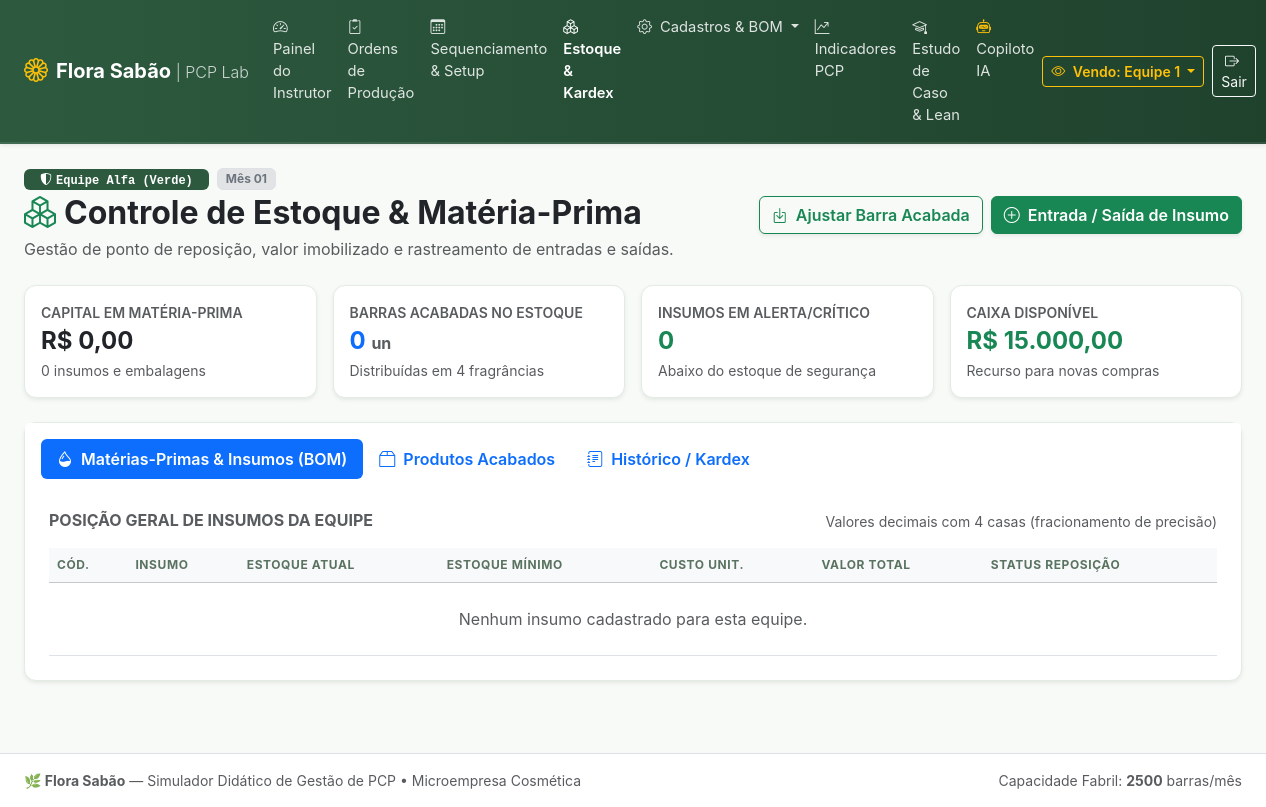
Page /pages/estoque.php (signed in) on the committed database.
### tables this page shows
CREATE TABLE `equipes` (
    `id`                  INT AUTO_INCREMENT PRIMARY KEY,
    `nome`                VARCHAR(60) NOT NULL UNIQUE,
    `codigo_acesso`       VARCHAR(40) NOT NULL UNIQUE,
    `cor_hex`             VARCHAR(10) NOT NULL DEFAULT '#2d5a3f',
    `caixa_disponivel`    DECIMAL(12,2) NOT NULL DEFAULT 15000.00,
    `score_total`         INT NOT NULL DEFAULT 0,
    `tacho_ultimo_aroma`  VARCHAR(10) NOT NULL DEFAULT 'LAV',
    `tacho_higienizado`   TINYINT(1) NOT NULL DEFAULT 1,
    `rodadas_no_vermelho` INT NOT NULL DEFAULT 0,
    `falida`              TINYINT(1) NOT NULL DEFAULT 0,
    `data_falencia`       DATETIME NULL,
    `ativo`               TINYINT(1) NOT NULL DEFAULT 1,
    `created_at`          DATETIME DEFAULT CURRENT_TIMESTAMP
);

CREATE TABLE `jogo_rodadas` (
    `id`               INT AUTO_INCREMENT PRIMARY KEY,
    `numero_rodada`    INT NOT NULL DEFAULT 1,
    `mes_ano`          VARCHAR(20) NOT NULL DEFAULT 'Mês 01',
    `status`           ENUM('aberta','processando','encerrada') NOT NULL DEFAULT 'aberta',
    `evento_titulo`    VARCHAR(100) NOT NULL DEFAULT 'Mercado Estavel',
    `evento_descricao` TEXT NULL,
    `fator_demanda`    DECIMAL(4,2) NOT NULL DEFAULT 1.00,
    `created_at`       DATETIME DEFAULT CURRENT_TIMESTAMP
);

### includes/functions.php (called while the page is built, shortened)
<?php
if (!function_exists('getRodadaAtiva')) {
    function getRodadaAtiva(PDO $pdo): array
    {
        $stmt = $pdo->query("
            SELECT *
            FROM jogo_rodadas
            WHERE status = 'aberta'
            ORDER BY numero_rodada DESC, id DESC
            LIMIT 1
        ");
        $rodada = $stmt->fetch();
        return $rodada;
    }
}

### pages/estoque.php (the view, shortened to what this page needs)
<?php
require_once __DIR__ . '/../config/database.php';
$equipe_id = getEquipeAtivaId();
$rodada_ativa = getRodadaAtiva($pdo);
$stmt_eq = $pdo->prepare("SELECT id, nome, cor_hex, caixa_disponivel FROM equipes WHERE id = ?");
$stmt_eq->execute([$equipe_id]);
$equipe_dados = $stmt_eq->fetch() ?: [
    'id' => $equipe_id,
    'nome' => 'Equipe ' . $equipe_id,
    'cor_hex' => '#2d5a3f',
    'caixa_disponivel' => 15000.00
];
$stmt_insumos = $pdo->prepare("
    SELECT id, codigo, nome, unidade, estoque_atual, estoque_minimo, custo_unitario,
           (estoque_atual * custo_unitario) AS valor_total,
           CASE
               WHEN estoque_atual <= (estoque_minimo * 0.5) THEN 'CRITICO'
               WHEN estoque_atual <= estoque_minimo THEN 'ALERTA'
               ELSE 'NORMAL'
           END AS status_nivel
    FROM insumos
    WHERE equipe_id = ?
    ORDER BY (estoque_atual / NULLIF(estoque_minimo, 0)) ASC, nome ASC
");
$stmt_insumos->execute([$equipe_id]);
$insumos = $stmt_insumos->fetchAll();
$total_capital_insumos = array_sum(array_column($insumos, 'valor_total'));
$stmt_produtos = $pdo->prepare("
    SELECT id, codigo, nome, aroma, intensidade_aroma, estoque_atual, estoque_minimo, preco_venda,
           (estoque_atual * preco_venda) AS valor_potencial,
           CASE
               WHEN estoque_atual <= estoque_minimo THEN 'ALERTA'
               ELSE 'NORMAL'
           END AS status_nivel
    FROM produtos
    WHERE equipe_id = ?
    ORDER BY codigo ASC
");
$stmt_produtos->execute([$equipe_id]);
$produtos = $stmt_produtos->fetchAll();
$total_barras_acabadas = array_sum(array_column($produtos, 'estoque_atual'));
require_once __DIR__ . '/../includes/header.php';
require_once __DIR__ . '/../includes/navbar.php';
?>
<div class="container-fluid px-4 pb-4">
    <div class="d-flex flex-column flex-md-row justify-content-between align-items-md-center gap-3 mb-4">
        <div>
            <div class="d-flex align-items-center gap-2 mb-1">
                <span class="badge text-white px-3 py-1 font-monospace" style="background-color: <?= htmlspecialchars($equipe_dados['cor_hex']) ?>;">
                    <i class="bi bi-shield-shaded me-1"></i><?= htmlspecialchars($equipe_dados['nome']) ?>
                </span>
                <span class="badge bg-secondary-subtle text-secondary border px-2 py-1">
                    <?= htmlspecialchars($rodada_ativa['mes_ano'] ?? 'Mês 01') ?>
                </span>
            </div>
            <h2 class="fw-bold mb-1 text-dark">
                <i class="bi bi-boxes text-success me-2"></i>Controle de Estoque & Matéria-Prima
            </h2>
            <p class="text-muted mb-0">Gestão de ponto de reposição, valor imobilizado e rastreamento de entradas e saídas.</p>
        </div>
        <div class="d-flex flex-wrap gap-2">
            <button class="btn btn-outline-success shadow-sm fw-semibold" data-bs-toggle="modal" data-bs-target="#modalAjusteProduto">
                <i class="bi bi-box-arrow-in-down me-1"></i> Ajustar Barra Acabada
            </button>
            <button class="btn btn-success shadow-sm fw-semibold" data-bs-toggle="modal" data-bs-target="#modalMovInsumo">
                <i class="bi bi-plus-circle me-1"></i> Entrada / Saída de Insumo
            </button>
        </div>
    </div>
    <div class="row g-3 mb-4">
        <div class="col-12 col-sm-6 col-lg-3">
            <div class="card card-custom p-3 bg-white h-100 shadow-sm">
                <span class="text-muted small text-uppercase fw-semibold">Capital em Matéria-Prima</span>
                <h4 class="fw-bold my-1 text-dark">R$ <?= number_format($total_capital_insumos, 2, ',', '.') ?></h4>
                <small class="text-muted"><?= count($insumos) ?> insumos e embalagens</small>
            </div>
        </div>
        <div class="col-12 col-sm-6 col-lg-3">
            <div class="card card-custom p-3 bg-white h-100 shadow-sm">
                <span class="text-muted small text-uppercase fw-semibold">Barras Acabadas no Estoque</span>
                <h4 class="fw-bold my-1 text-primary"><?= number_format($total_barras_acabadas, 0, ',', '.') ?> <small class="fs-6 text-muted">un</small></h4>
                <small class="text-muted">Distribuídas em 4 fragrâncias</small>
            </div>
        </div>
        <div class="col-12 col-sm-6 col-lg-3">
            <div class="card card-custom p-3 bg-white h-100 shadow-sm">
                <span class="text-muted small text-uppercase fw-semibold">Insumos em Alerta/Crítico</span>
                <?php
                $cont_alerta = count(array_filter($insumos, fn($i) => $i['status_nivel'] !== 'NORMAL'));
                ?>
                <h4 class="fw-bold my-1 <?= $cont_alerta > 0 ? 'text-danger' : 'text-success' ?>">
                    <?= $cont_alerta ?>
                </h4>
                <small class="text-muted">Abaixo do estoque de segurança</small>
            </div>
        </div>
        <div class="col-12 col-sm-6 col-lg-3">
            <div class="card card-custom p-3 bg-white h-100 shadow-sm">
                <span class="text-muted small text-uppercase fw-semibold">Caixa Disponível</span>
                <h4 class="fw-bold my-1 text-success">R$ <?= number_format((float)$equipe_dados['caixa_disponivel'], 2, ',', '.') ?></h4>
                <small class="text-muted">Recurso para novas compras</small>
            </div>
        </div>
    </div>
    <div class="card card-custom bg-white shadow-sm">
        <div class="card-header bg-white border-bottom-0 pt-3 px-4">
            <ul class="nav nav-pills card-header-pills" id="estoqueTab" role="tablist">
                <li class="nav-item">
                    <button class="nav-link active fw-semibold" id="insumos-tab" data-bs-toggle="tab" data-bs-target="#insumos-pane" type="button" role="tab">
                        <i class="bi bi-droplet-half me-1"></i> Matérias-Primas & Insumos (BOM)
                    </button>
                </li>
                <li class="nav-item">
                    <button class="nav-link fw-semibold" id="produtos-tab" data-bs-toggle="tab" data-bs-target="#produtos-pane" type="button" role="tab">
                        <i class="bi bi-box2 me-1"></i> Produtos Acabados
                    </button>
                </li>
                <li class="nav-item">
                    <button class="nav-link fw-semibold" id="movs-tab" data-bs-toggle="tab" data-bs-target="#movs-pane" type="button" role="tab">
                        <i class="bi bi-journal-text me-1"></i> Histórico / Kardex
                    </button>
                </li>
            </ul>
        </div>
        <div class="card-body p-4">
            <div class="tab-content" id="estoqueTabContent">
                <div class="tab-pane fade show active" id="insumos-pane" role="tabpanel">
                    <div class="d-flex justify-content-between align-items-center mb-3">
                        <h6 class="fw-bold mb-0 text-muted text-uppercase">Posição Geral de Insumos da Equipe</h6>
                        <span class="text-muted small">Valores decimais com 4 casas (fracionamento de precisão)</span>
                    </div>
                    <div class="table-responsive">
                        <table class="table table-hover align-middle mb-0">
                            <thead class="table-light small text-uppercase">
                                <tr>
                                    <th>Cód.</th>
                                    <th>Insumo</th>
                                    <th>Estoque Atual</th>
                                    <th>Estoque Mínimo</th>
                                    <th>Custo Unit.</th>
                                    <th>Valor Total</th>
                                    <th>Status Reposição</th>
                                </tr>
                            </thead>
                            <tbody>
                                <?php if (empty($insumos)): ?>
                                <tr>
                                    <td colspan="7" class="text-center py-4 text-muted">Nenhum insumo cadastrado para esta equipe.</td>
                                </tr>
                                <?php endif; ?>
                            </tbody>
                        </table>
                    </div>
                </div>
            </div>
        </div>
    </div>
</div>
<?php
require_once __DIR__ . '/../includes/footer.php';

### assets/css/style.css (style rules this page uses)
:root { --flora-primary: #2d5a3f; --flora-primary-hover: #234731; --flora-secondary: #4f772d; --flora-bg: #f7faf7; --flora-card-bg: #ffffff; --flora-accent: #eaf2eb; --flora-border: #e2ece3; --flora-text-main: #2b3a2f; }
body { background-color: var(--flora-bg); color: var(--flora-text-main); font-family: -apple-system, BlinkMacSystemFont, "Segoe UI", Roboto, "Helvetica Neue", Arial, sans-serif; min-height: 100vh; display: flex; flex-direction: column; }
.card-custom { background: var(--flora-card-bg); border: 1px solid var(--flora-border); border-radius: 12px; box-shadow: 0 4px 16px rgba(45, 90, 63, 0.04); transition: transform 0.2s ease, box-shadow 0.2s ease; }
.table thead th { font-size: 0.75rem; letter-spacing: 0.05em; color: #5a7361; font-weight: 700; }

### rows in the picture
equipes: nome "Equipe Alfa (Verde)", caixa_disponivel "15.000,00"
jogo_rodadas: mes_ano "Mês 01"

### other values in the picture
$dashboard_label "Painel do Instrutor"
getEquipeAtivaId() "1"
$total_capital_insumos "0,00"
count($insumos) "0"
$total_barras_acabadas "0"
$cont_alerta "0"
CAPACIDADE_MENSAL_BARRAS "2500"
